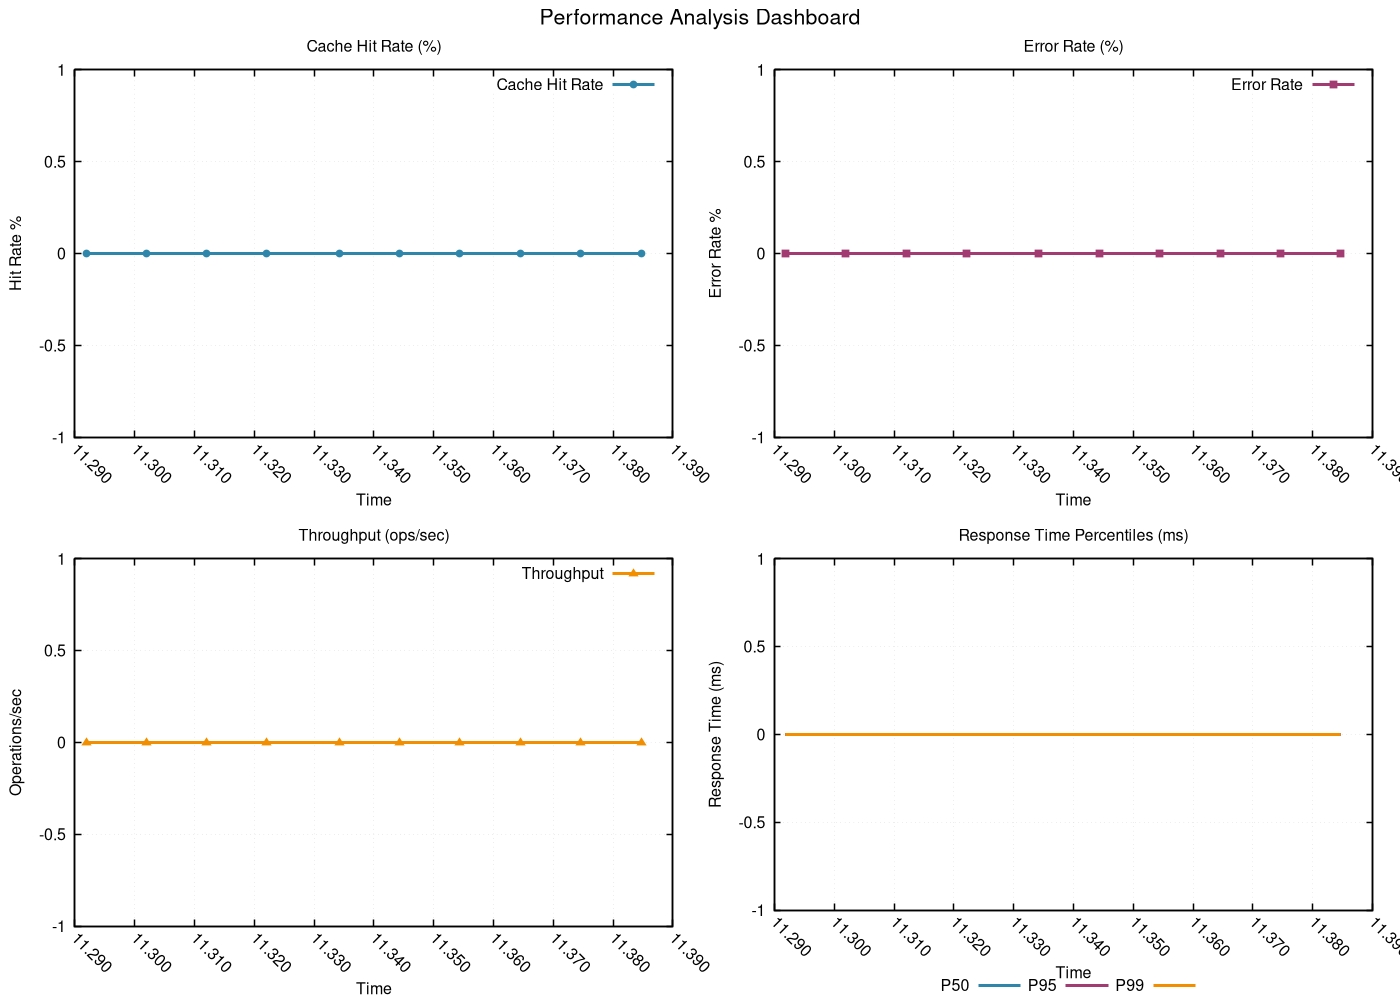

Generate this figure with gnuplot:
# GNUplot script for performance metrics
set terminal pngcairo enhanced font 'Helvetica,12' size 1400,1000
set output 'png/merge_sort_20260131_225833_algorithm.png'

set multiplot layout 2,2 title 'Performance Analysis Dashboard' font 'Helvetica,16'
set style line 1 lc rgb '#2E86AB' lt 1 lw 3 pt 7 ps 0.8
set style line 2 lc rgb '#A23B72' lt 1 lw 3 pt 5 ps 0.8
set style line 3 lc rgb '#F18F01' lt 1 lw 3 pt 9 ps 0.8
set style line 4 lc rgb '#F19C79' lt 1 lw 3 pt 11 ps 0.8
set style line 5 lc rgb '#0ABB9F' lt 1 lw 3 pt 13 ps 0.8

set format x "%.3f"
set xtics rotate by -45
set autoscale x

set title 'Cache Hit Rate (%)'
set xlabel 'Time'
set ylabel 'Hit Rate %'
set grid linestyle 1 lc rgb '#D3D3D3' lt 0 lw 1
set border linewidth 1.5
plot 'png/merge_sort_20260131_225833_algorithm.dat' using 1:11 with linespoints ls 1 title 'Cache Hit Rate'
set title 'Error Rate (%)'
set xlabel 'Time'
set ylabel 'Error Rate %'
set grid linestyle 1 lc rgb '#D3D3D3' lt 0 lw 1
set border linewidth 1.5
plot 'png/merge_sort_20260131_225833_algorithm.dat' using 1:12 with linespoints ls 2 title 'Error Rate'
set title 'Throughput (ops/sec)'
set xlabel 'Time'
set ylabel 'Operations/sec'
set grid linestyle 1 lc rgb '#D3D3D3' lt 0 lw 1
set border linewidth 1.5
plot 'png/merge_sort_20260131_225833_algorithm.dat' using 1:13 with linespoints ls 3 title 'Throughput'
set title 'Response Time Percentiles (ms)'
set xlabel 'Time'
set ylabel 'Response Time (ms)'
set grid linestyle 1 lc rgb '#D3D3D3' lt 0 lw 1
set border linewidth 1.5
set key outside center bottom horizontal
plot 'png/merge_sort_20260131_225833_algorithm.dat' using 1:14 with lines ls 1 title 'P50', \
     'png/merge_sort_20260131_225833_algorithm.dat' using 1:15 with lines ls 2 title 'P95', \
     'png/merge_sort_20260131_225833_algorithm.dat' using 1:16 with lines ls 3 title 'P99'
unset multiplot
